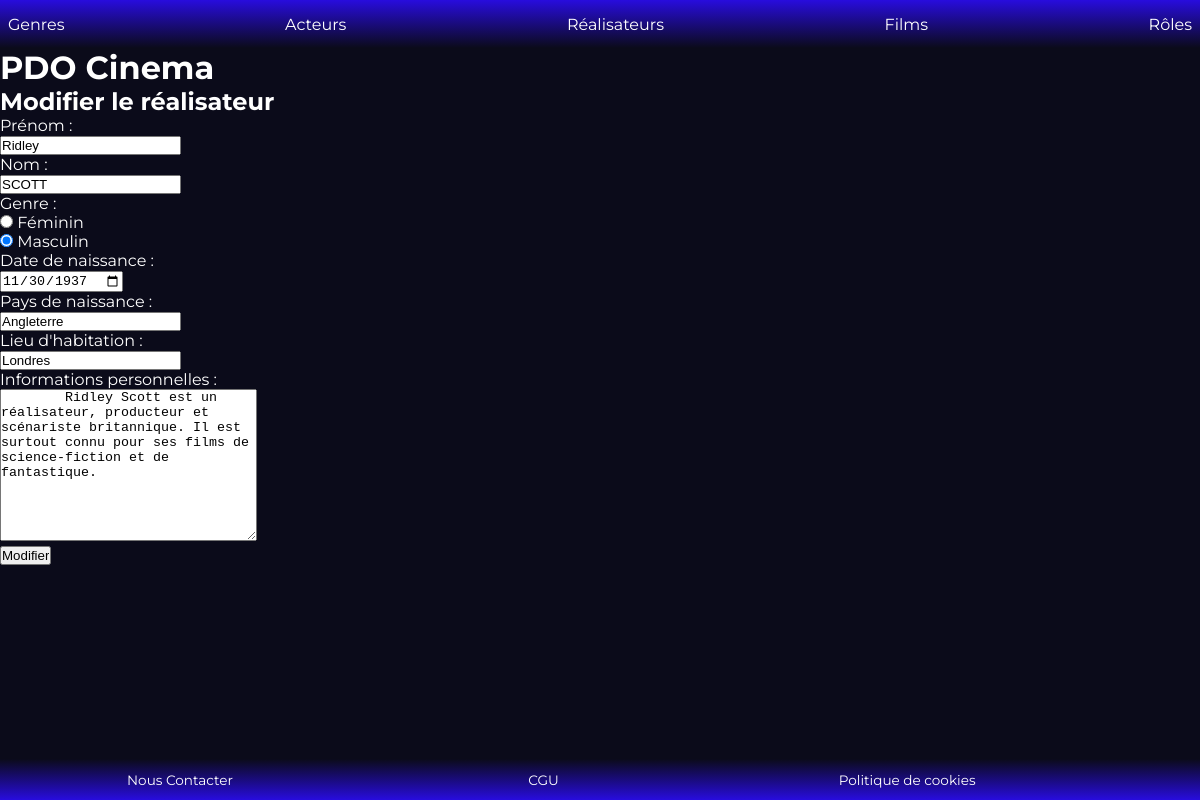
The page /index.php?action=modifierRealisateur&id=1 on the database its author committed.
### tables this page shows
CREATE TABLE IF NOT EXISTS `realisateur` (
  `id_realisateur` int NOT NULL AUTO_INCREMENT,
  `id_personne` int NOT NULL,
  PRIMARY KEY (`id_realisateur`),
  UNIQUE KEY `id_personne` (`id_personne`),
  CONSTRAINT `realisateur_ibfk_1` FOREIGN KEY (`id_personne`) REFERENCES `personne` (`id_personne`)
);

CREATE TABLE IF NOT EXISTS `personne` (
  `id_personne` int NOT NULL AUTO_INCREMENT,
  `prenom_personne` varchar(50) NOT NULL,
  `nom_personne` varchar(50) NOT NULL,
  `sexe_personne` varchar(50) NOT NULL,
  `date_naissance_personne` date NOT NULL,
  `pays_naissance` varchar(100) DEFAULT NULL,
  `lieu_habitation` varchar(100) DEFAULT NULL,
  `informations_personnelles` TEXT NOT NULL,
  PRIMARY KEY (`id_personne`)
);

### controller/RealisateurController.php (called while the page is built, shortened)
<?php
class RealisateurController{
    public function modifierRealisateur($id) {
        $pdo = Connect::seConnecter();
        $requeteInfosRealisateur = $pdo->prepare("
            SELECT  personne.prenom_personne, personne.nom_personne, personne.sexe_personne, personne.date_naissance_personne,
                    personne.pays_naissance, personne.lieu_habitation, personne.informations_personnelles,
                    realisateur.id_realisateur
            FROM personne
                INNER JOIN realisateur ON personne.id_personne = realisateur.id_personne
            WHERE realisateur.id_realisateur = :id
        ");
        $requeteInfosRealisateur->execute([
            ":id" => $id
        ]);
        require "view/realisateurs/modifierRealisateur.php";
    }
}

### view/realisateurs/modifierRealisateur.php (the view, shortened to what this page needs)
<?php
$realisateur = $requeteInfosRealisateur->fetch();
$Fcheck = $realisateur["sexe_personne"] == 'Féminin' ? 'checked' : '';
$Mcheck = $realisateur["sexe_personne"] == 'Masculin' ? 'checked' : '';
?>
<form action="index.php?action=modifierRealisateur&id=<?= $realisateur["id_realisateur"] ?>" method="POST" >
    <label for="prenom">Prénom :</label><br>
    <input type="text" name="prenom" id="prenom" value="<?= $realisateur["prenom_personne"] ?>" required ><br>
    <label for="nom">Nom :</label><br>
    <input type="text" name="nom" id="nom" value="<?= $realisateur["nom_personne"] ?>" required ><br>
    <legend>Genre :</legend>
    <input type="radio" name="genre" id="genreFeminin" value="Féminin" <?= $Fcheck ?>   >
    <label for="genreFeminin">Féminin</label><br>
    <input type="radio" name="genre" id="genreMasculin" value="Masculin" <?= $Mcheck ?> >
    <label for="genreMasculin">Masculin</label><br>
    <label for="dateNaissance">Date de naissance :</label><br>
    <input type="date" name="dateNaissance" id="dateNaissance" value="<?= $realisateur["date_naissance_personne"] ?>" ><br>
    <label for="pays">Pays de naissance :</label><br>
    <input type="text" name="pays" id="pays"  value="<?= $realisateur["pays_naissance"] ?>" ><br>
    <label for="habitation">Lieu d'habitation :</label><br>
    <input type="text" name="habitation" id="habitation" value="<?= $realisateur["lieu_habitation"] ?>" ><br>
    <label for="infos">Informations personnelles :</label><br>
    <textarea name="infos" id="infos" cols="30" rows="10">
        <?= $realisateur["informations_personnelles"] ?>
    </textarea><br>
    <input type="submit" name="submit" value="Modifier" >
</form>
<?php
require "view/template.php";

### public/css/styles.css (style rules this page uses)
:root { --body-color: rgba(11, 11, 26, 1); --body-font: "Montserrat", sans-serif; --text-color:rgba(255, 255, 255, 1); --h1-font-size: 1.5rem; --h2-font-size: 1.25rem; --h3-font-size: 1rem; --normal-font-size: 0.938rem; --small-font-size: 0.850rem; }
* { box-sizing: border-box; padding: 0; margin: 0; }

### rows shown on the page
realisateur: prenom "Ridley", nom "SCOTT", dateNaissance "11/30/1937", pays "Angleterre", habitation "Londres", infos "Ridley Scott est un réalisateur, producteur et scénariste britannique. Il est surtout connu pour ses films de science-fiction et de fantastique."

### other values the page prints
$titre_secondaire "Modifier le réalisateur"
